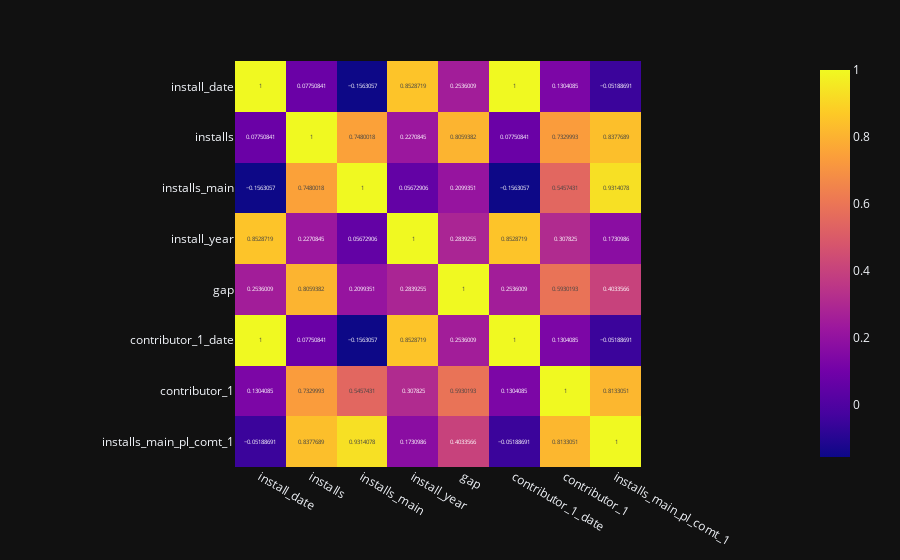

Notebook source saved alongside this figure:
### Code cell
#Heat map

graph = BaseGraph()
graph.get_heat_map(df_compare)

### Figure 1 — Plotly figure (JSON) as saved in the notebook; plotly's stock layout.template omitted (floating-point values rounded to 4 significant figures)
{"data": [{"coloraxis": "coloraxis", "name": "0", "texttemplate": "%{z}", "x": ["install_date", "installs", "installs_main", "install_year", "gap", "contributor_1_date", "contributor_1", "installs_main_pl_comt_1"], "y": ["install_date", "installs", "installs_main", "install_year", "gap", "contributor_1_date", "contributor_1", "installs_main_pl_comt_1"], "z": [[1.0, 0.07751, -0.1563, 0.8529, 0.2536, 1.0, 0.1304, -0.05189], [0.07751, 1.0, 0.748, 0.2271, 0.8059, 0.07751, 0.733, 0.8378], [-0.1563, 0.748, 1.0, 0.05673, 0.2099, -0.1563, 0.5457, 0.9314], [0.8529, 0.2271, 0.05673, 1.0, 0.2839, 0.8529, 0.3078, 0.1731], [0.2536, 0.8059, 0.2099, 0.2839, 1.0, 0.2536, 0.593, 0.4034], [1.0, 0.07751, -0.1563, 0.8529, 0.2536, 1.0, 0.1304, -0.05189], [0.1304, 0.733, 0.5457, 0.3078, 0.593, 0.1304, 1.0, 0.8133], [-0.05189, 0.8378, 0.9314, 0.1731, 0.4034, -0.05189, 0.8133, 1.0]], "type": "heatmap", "xaxis": "x", "yaxis": "y", "hovertemplate": "x: %{x}<br>y: %{y}<br>color: %{z}<extra></extra>"}], "layout": {"xaxis": {"anchor": "y", "domain": [0.0, 1.0], "scaleanchor": "y", "constrain": "domain"}, "yaxis": {"anchor": "x", "domain": [0.0, 1.0], "autorange": "reversed", "constrain": "domain"}, "coloraxis": {"colorscale": [[0.0, "#0d0887"], [0.1111, "#46039f"], [0.2222, "#7201a8"], [0.3333, "#9c179e"], [0.4444, "#bd3786"], [0.5556, "#d8576b"], [0.6667, "#ed7953"], [0.7778, "#fb9f3a"], [0.8889, "#fdca26"], [1.0, "#f0f921"]]}, "margin": {"t": 60}}}
